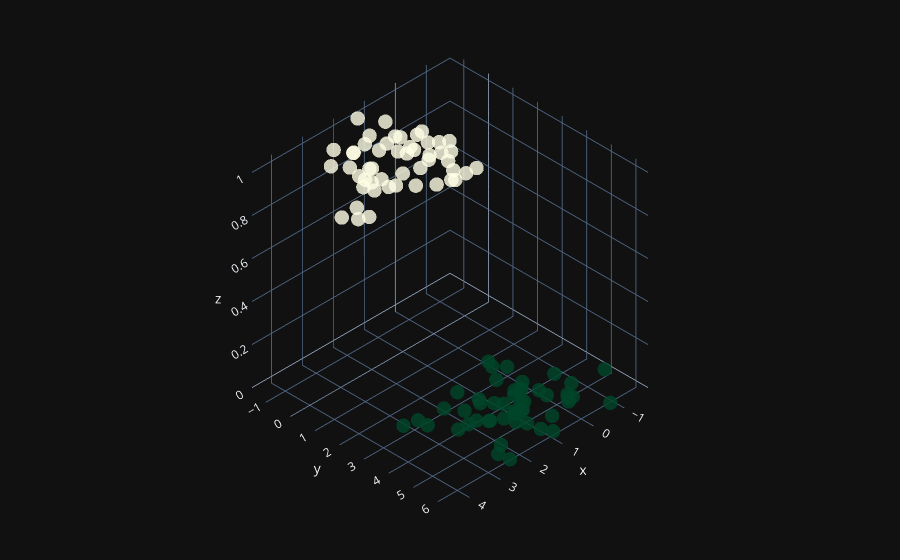

Source (notebook cell):
### Code cell
fig = go.Figure(data=[go.Scatter3d(
    x=X[:,0].flatten(),
    y=X[:,1].flatten(),
    z=y.flatten(),
    mode='markers',
    marker=dict(
        size=5,
        color=y.flatten(),
        colorscale='YlGn',
        opacity=0.8,
        reversescale=True
    )
)])

fig.update_layout(template="plotly_dark", margin=dict(l=0,r=0,b=0,t=0))
fig.layout.scene.camera.projection.type = "orthographic"
fig.show()
